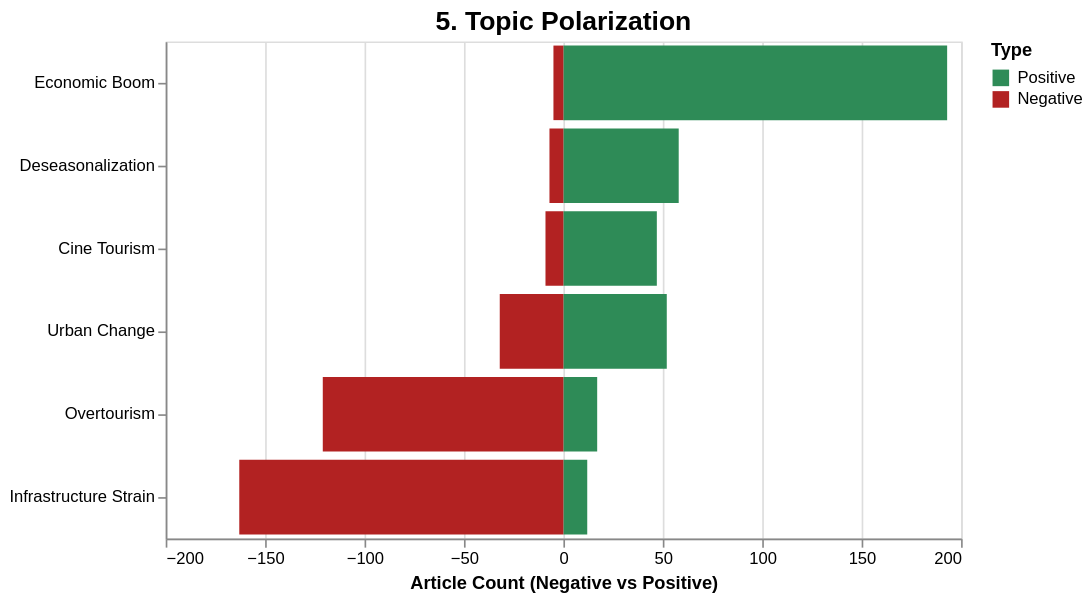

Here is the Vega-Lite specification saved for this chart:
### Vega-Lite specification from a JSON file in a GitHub repository (floating-point values rounded to 4 significant figures)
{"config": {"view": {"continuousWidth": 300, "continuousHeight": 300}}, "data": {"name": "data-47839c648db2bde3ab5fccf46a4c4b86"}, "mark": {"type": "bar"}, "encoding": {"color": {"field": "Type", "legend": {"orient": "right"}, "scale": {"domain": ["Positive", "Negative"], "range": ["#2E8B57", "#B22222"]}, "type": "nominal"}, "tooltip": [{"field": "Topic", "type": "nominal"}, {"field": "Type", "type": "nominal"}, {"field": "Count", "type": "quantitative"}], "x": {"field": "Count", "title": "Article Count (Negative vs Positive)", "type": "quantitative"}, "y": {"field": "Topic", "sort": "-x", "title": "", "type": "nominal"}}, "height": 300, "title": {"text": "5. Topic Polarization", "fontSize": 16}, "width": 480, "$schema": "https://vega.github.io/schema/vega-lite/v6.4.1.json", "datasets": {"data-47839c648db2bde3ab5fccf46a4c4b86": [{"Topic": "Cine Tourism", "Type": "Positive", "Count": 47}, {"Topic": "Cine Tourism", "Type": "Negative", "Count": -9}, {"Topic": "Urban Change", "Type": "Positive", "Count": 52}, {"Topic": "Urban Change", "Type": "Negative", "Count": -32}, {"Topic": "Infrastructure Strain", "Type": "Positive", "Count": 12}, {"Topic": "Infrastructure Strain", "Type": "Negative", "Count": -163}, {"Topic": "Economic Boom", "Type": "Positive", "Count": 193}, {"Topic": "Economic Boom", "Type": "Negative", "Count": -5}, {"Topic": "Overtourism", "Type": "Positive", "Count": 17}, {"Topic": "Overtourism", "Type": "Negative", "Count": -121}, {"Topic": "Deseasonalization", "Type": "Positive", "Count": 58}, {"Topic": "Deseasonalization", "Type": "Negative", "Count": -7}]}}
